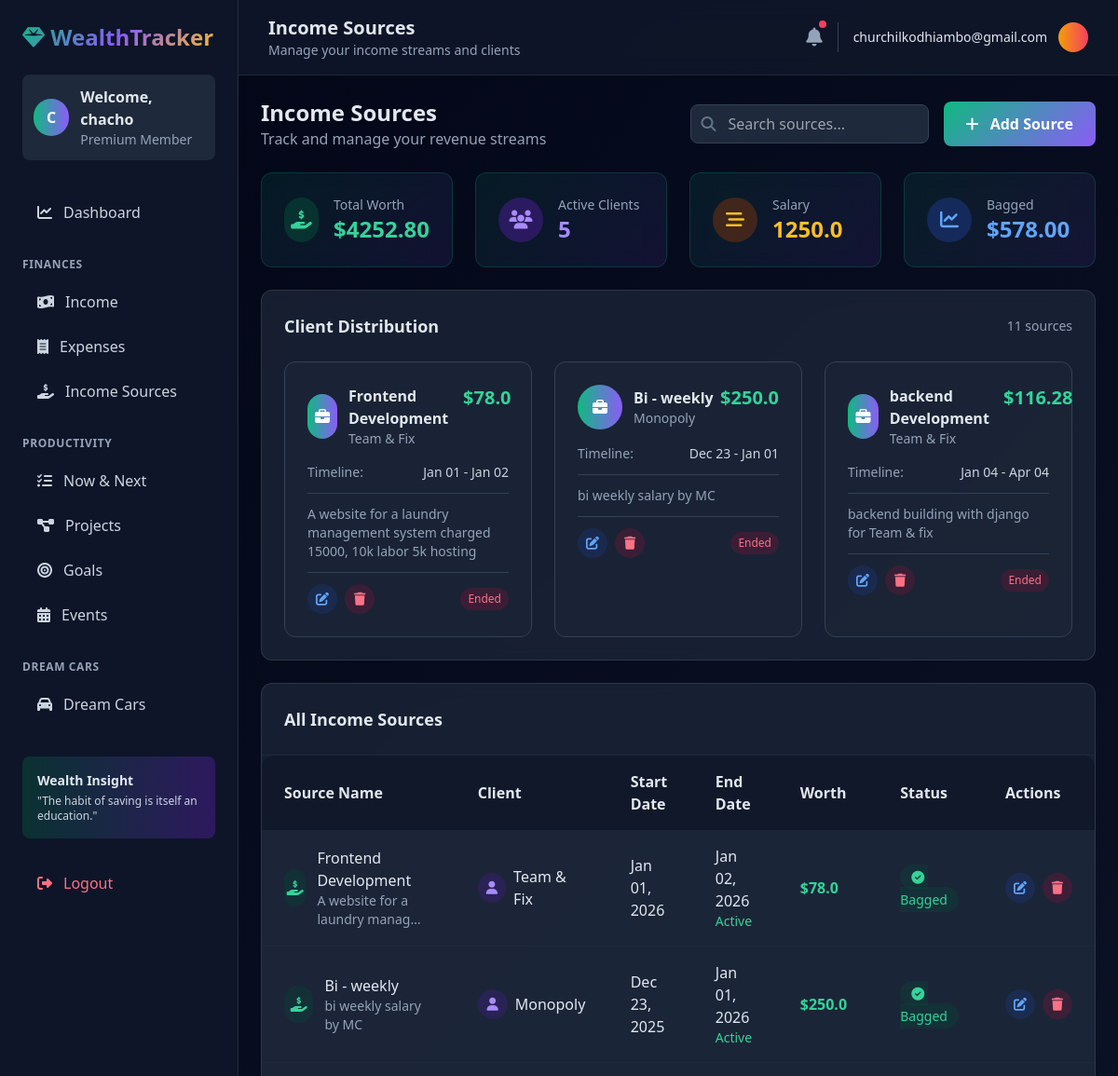
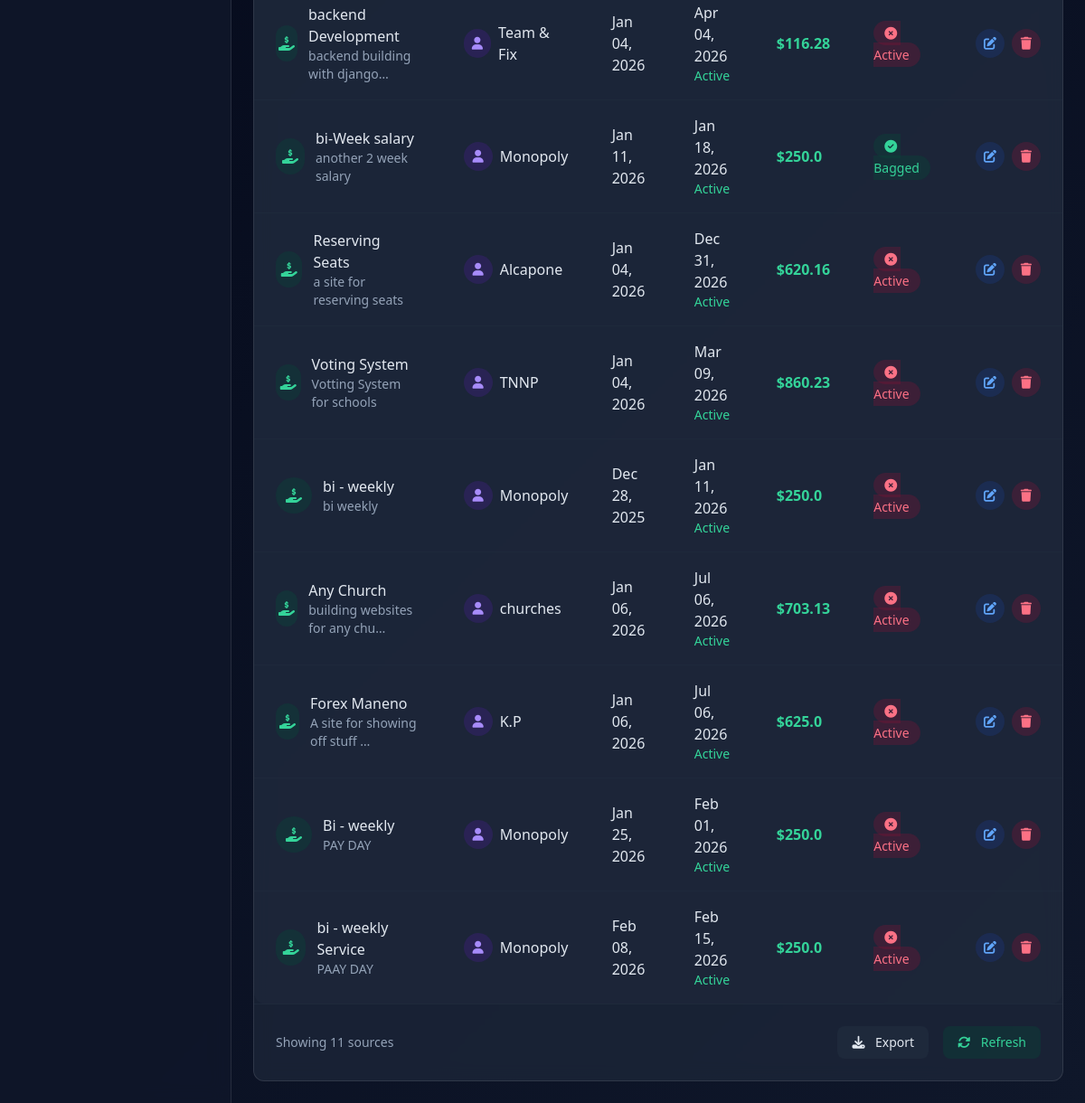
The page /incomesource/ (signed in) on the database as committed earlier (2 pictures, top to bottom).
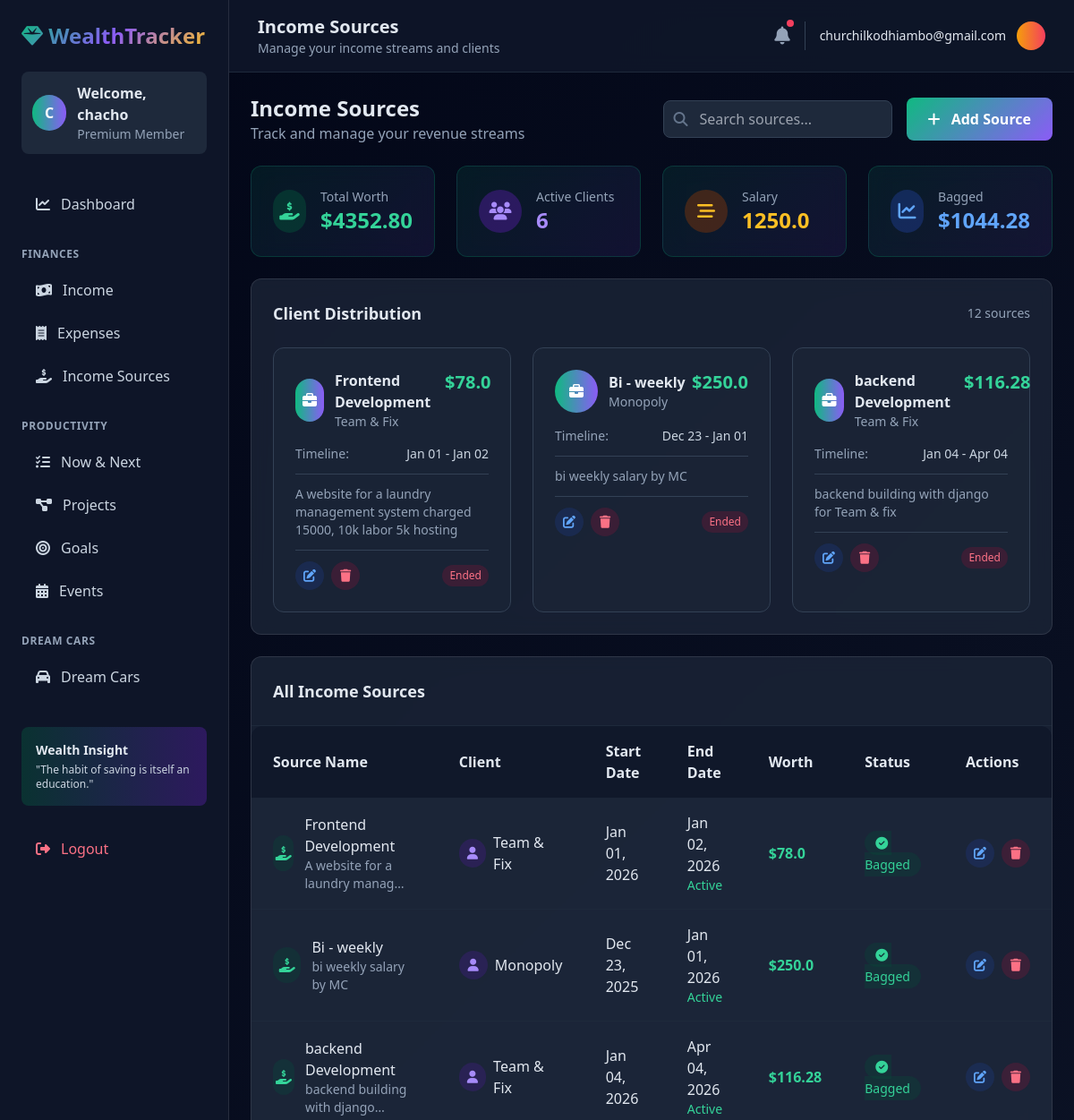
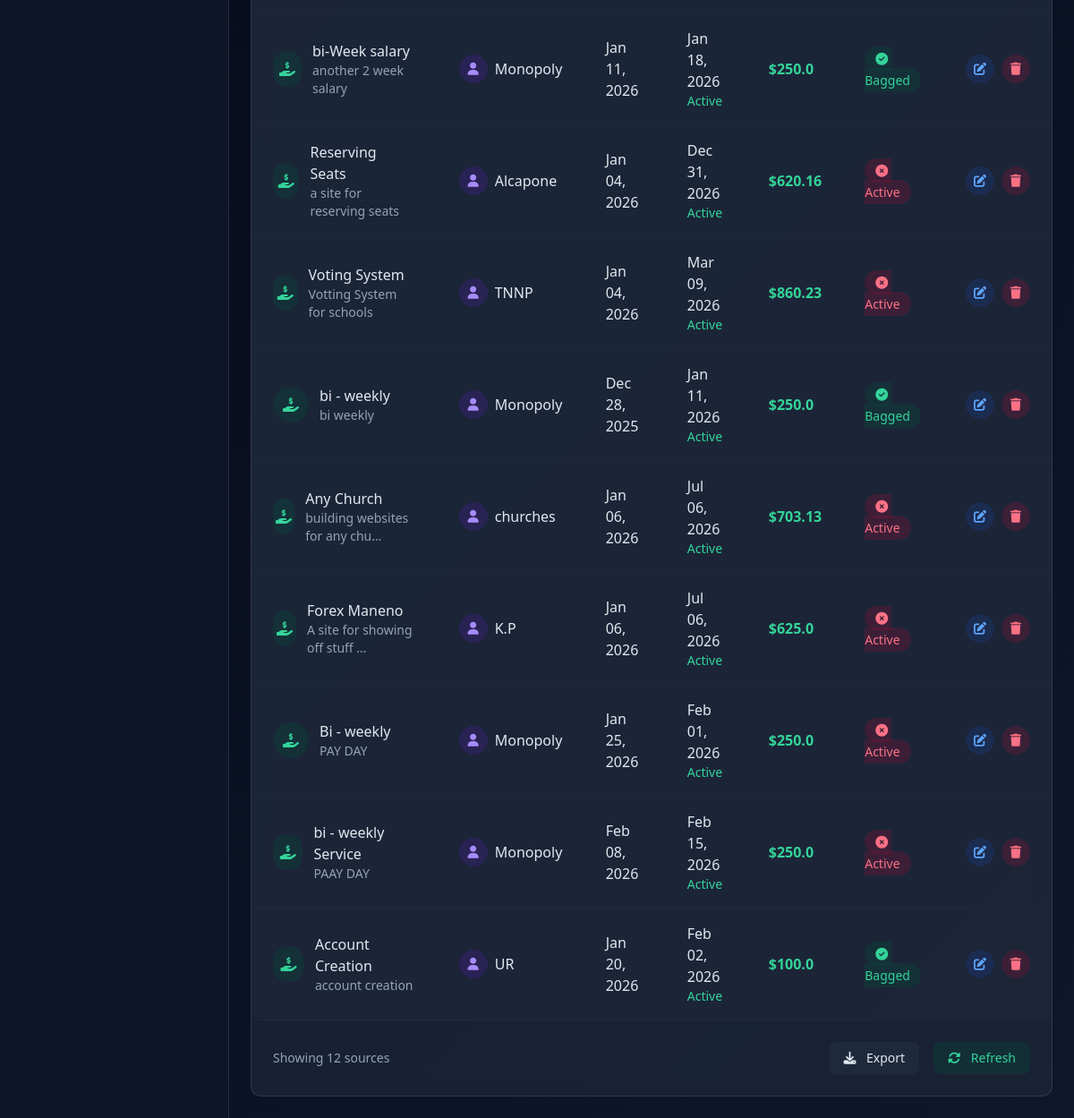
The same page on the database as committed later (2 pictures, top to bottom).
### Tracker/models.py (models this page shows, shortened)
class IncomeSource(models.Model):
    user = models.ForeignKey(User, on_delete=models.CASCADE, null=True, blank=True)
    name = models.CharField(max_length=100, default="")
    client = models.CharField(max_length=100, default="")
    start_date = models.DateTimeField(default=timezone.now)
    end_date = models.DateTimeField(default=timezone.now)
    worth = models.FloatField(default=0)
    got = models.BooleanField(default=False)
    description = models.TextField(default="")

### Tracker/views.py (the view)
# urls.py: path('incomesource/', views.IncomeSourceListView.as_view(), name='incomesource-list'),
class IncomeSourceListView(LoginRequiredMixin, ListView):
    model = IncomeSource
    template_name = 'tracker/incomesource_list.html'
    context_object_name = 'incomesources'
    def get_queryset(self):
        return IncomeSource.objects.filter(user=self.request.user)
    def get_context_data(self, **kwargs):
        context = super().get_context_data(**kwargs)
        total_worth = self.get_queryset().aggregate(Sum('worth'))['worth__sum'] or 0
        salary = IncomeSource.objects.filter(user=self.request.user, client="Monopoly").aggregate(Sum('worth'))['worth__sum'] or 0
        unique_clients = IncomeSource.objects.filter(user=self.request.user).values('client').exclude(client="Monopoly").distinct().count()
        bagged = IncomeSource.objects.filter(user=self.request.user, got=True).aggregate(Sum('worth'))['worth__sum'] or 0
        print("------------------------->", total_worth)
        context.update({
            'salary': salary,
            'clients': unique_clients,
            'total_worth': total_worth,
            'bagged': bagged
        })
        return context

### Tracker/templates/tracker/incomesource_list.html (shortened to what the changed rows need)
{% extends 'tracker/base.html' %}
{% load static %}
{% block header_title %}Income Sources{% endblock %}
{% block content %}
<div class="space-y-6">
    <div class="flex flex-col md:flex-row items-start md:items-center justify-between gap-4">
        <div>
            <h2 class="text-2xl font-bold">Income Sources</h2>
        </div>
    </div>
    <div class="grid grid-cols-1 md:grid-cols-4 gap-6">
        <div class="stat-card card p-6 rounded-xl">
            <div class="flex items-center">
                <div>
                    <p class="text-slate-400 text-sm">Total Worth</p>
                    <h3 class="text-2xl font-bold text-emerald-400">${{ total_worth|default:"0"|floatformat:2 }}</h3>
                </div>
            </div>
        </div>
        <div class="stat-card card p-6 rounded-xl">
            <div class="flex items-center">
                <div>
                    <p class="text-slate-400 text-sm">Active Clients</p>
                    <h3 class="text-2xl font-bold text-violet-400">{{ clients|default:"0" }}</h3>
                </div>
            </div>
        </div>
        <div class="stat-card card p-6 rounded-xl">
            <div class="flex items-center">
                <div>
                    <p class="text-slate-400 text-sm">Bagged</p>
                    <h3 class="text-2xl font-bold text-blue-400">${{ bagged|default:"0"|floatformat:2 }}</h3>
                </div>
            </div>
        </div>
    </div>
    <div class="card rounded-xl p-6">
        <div class="flex items-center justify-between mb-6">
            <h3 class="text-lg font-semibold">Client Distribution</h3>
            <span class="text-sm text-slate-400">{{ incomesources|length }} sources</span>
        </div>
        <div class="grid grid-cols-1 md:grid-cols-3 gap-6">
            {% for source in incomesources|slice:":3" %}
            <div class="bg-slate-800/50 rounded-xl p-6 border border-slate-700">
                <div class="flex items-start justify-between mb-4">
                    <div class="flex items-center">
                        <div class="w-12 h-12 bg-gradient-to-r from-emerald-500 to-violet-500 rounded-full flex items-center justify-center mr-3">
                            <i class="fas fa-briefcase text-white"></i>
                        </div>
                        <div>
                            <h4 class="font-bold">{{ source.name }}</h4>
                            <p class="text-sm text-slate-400">{{ source.client }}</p>
                        </div>
                    </div>
                    <span class="text-xl font-bold text-emerald-400">${{ source.worth }}</span>
                </div>
                <div class="space-y-3">
                    <div class="flex justify-between text-sm">
                        <span class="text-slate-400">Timeline:</span>
                        <span class="text-slate-300">{{ source.start_date|date:"M d" }} - {{ source.end_date|date:"M d" }}</span>
                    </div>
                    {% if source.description %}
                    <div class="pt-3 border-t border-slate-700">
                        <p class="text-sm text-slate-400">{{ source.description|truncatechars:80 }}</p>
                    </div>
                    {% endif %}
                    <div class="pt-3 border-t border-slate-700">
                        <div class="flex items-center justify-between">
                            <div class="flex items-center space-x-2">
                                <a href="{% url 'incomesource-update' source.pk %}"
                                   class="w-8 h-8 bg-blue-900/30 hover:bg-blue-900/50 rounded-full flex items-center justify-center text-blue-400 hover:text-blue-300">
                                    <i class="fas fa-edit text-sm"></i>
                                </a>
                                <a href="{% url 'incomesource-delete' source.pk %}"
                                   class="w-8 h-8 bg-rose-900/30 hover:bg-rose-900/50 rounded-full flex items-center justify-center text-rose-400 hover:text-rose-300">
                                    <i class="fas fa-trash text-sm"></i>
                                </a>
                            </div>
                            <span class="text-xs px-2 py-1 {% if source.end_date > now %}bg-emerald-900/30 text-emerald-400{% else %}bg-rose-900/30 text-rose-400{% endif %} rounded-full">
                                {% if source.end_date > now %}Active{% else %}Ended{% endif %}
                            </span>
                        </div>
                    </div>
                </div>
            </div>
            {% endfor %}
        </div>
    </div>
    <div class="card rounded-xl overflow-hidden">
        <div class="table-container">
            <table class="w-full">
                <thead class="table-header">
                    <tr>
                        <th class="py-4 px-6 text-left">Source Name</th>
                        <th class="py-4 px-6 text-left">Client</th>
                        <th class="py-4 px-6 text-left">Start Date</th>
                        <th class="py-4 px-6 text-left">End Date</th>
                        <th class="py-4 px-6 text-left">Worth</th>
                        <th class="py-4 px-6 text-left">Status</th>
                        <th class="py-4 px-6 text-left">Actions</th>
                    </tr>
                </thead>
                <tbody class="divide-y divide-slate-800">
                    {% for source in incomesources %}
                    <tr class="table-row">
                        <td class="py-4 px-6">
                            <div class="flex items-center">
                                <div class="w-10 h-10 bg-emerald-900/30 rounded-full flex items-center justify-center mr-3">
                                    <i class="fas fa-hand-holding-usd text-emerald-400"></i>
                                </div>
                                <div>
                                    <p class="font-medium">{{ source.name }}</p>
                                    <p class="text-sm text-slate-400">{{ source.description|truncatechars:30|default:"No description" }}</p>
                                </div>
                            </div>
                        </td>
                        <td class="py-4 px-6">
                            <div class="flex items-center">
                                <div class="w-8 h-8 bg-violet-900/30 rounded-full flex items-center justify-center mr-2">
                                    <i class="fas fa-user text-violet-400 text-sm"></i>
                                </div>
                                <span>{{ source.client }}</span>
                            </div>
                        </td>
                        <td class="py-4 px-6">{{ source.start_date|date:"M d, Y" }}</td>
                        <td class="py-4 px-6">
                            <div>
                                <p>{{ source.end_date|date:"M d, Y" }}</p>
                                <p class="text-sm {% if source.end_date < now %}text-rose-400{% else %}text-emerald-400{% endif %}">
                                    {% if source.end_date < now %}Ended{% else %}Active{% endif %}
                                </p>
                            </div>
                        </td>
                        <td class="py-4 px-6">
                            <span class="font-bold text-emerald-400">${{ source.worth }}</span>
                        </td>
                        <td class="py-4 px-6">
                            {% if source.got %}
                            <span class="px-3 py-1 bg-emerald-900/30 text-emerald-400 rounded-full text-sm">
                                <i class="fas fa-check-circle mr-1"></i> Bagged
                            </span>
                            {% else %}
                            <span class="px-3 py-1 bg-rose-900/30 text-rose-400 rounded-full text-sm">
                                <i class="fas fa-times-circle mr-1"></i> Active
                            </span>
                            {% endif %}
                        </td>
                        <td class="py-4 px-6">
                            <div class="flex items-center space-x-2">
                                <a href="{% url 'incomesource-update' source.pk %}"
                                   class="w-8 h-8 bg-blue-900/30 hover:bg-blue-900/50 rounded-full flex items-center justify-center text-blue-400 hover:text-blue-300">
                                    <i class="fas fa-edit text-sm"></i>
                                </a>
                                <a href="{% url 'incomesource-delete' source.pk %}"
                                   class="w-8 h-8 bg-rose-900/30 hover:bg-rose-900/50 rounded-full flex items-center justify-center text-rose-400 hover:text-rose-300">
                                    <i class="fas fa-trash text-sm"></i>
                                </a>
                            </div>
                        </td>
                    </tr>
                    {% endfor %}
                </tbody>
            </table>
        </div>
        <div class="p-6 border-t border-slate-800">
            <div class="flex flex-col md:flex-row items-center justify-between gap-4">
                <div class="text-sm text-slate-400">
                    Showing {{ incomesources|length }} source{{ incomesources|pluralize }}
                </div>
                <div class="flex items-center space-x-4">
                    <button class="px-4 py-2 bg-slate-800 hover:bg-slate-700 rounded-lg text-sm">
                    </button>
                    <button class="px-4 py-2 bg-emerald-900/30 hover:bg-emerald-900/50 text-emerald-400 rounded-lg text-sm">
                    </button>
                </div>
            </div>
        </div>
    </div>
</div>
{% endblock %}

Rows that differ between the two databases and show on the page:
changed IncomeSource "backend Development": got "Active" → "Bagged"
changed IncomeSource "bi - weekly": got "Active" → "Bagged"
added IncomeSource: name "Account Creation", description "account creation", client "UR", start_date "Jan 20, 2026", end_date "Feb 02, 2026", shows "Active", worth "100.0", got True (drawn), shown under "All Income Sources"
Other text that changed with them:
{{ total_worth|default:"0"|floatformat:2 }}: "4252.80" → "4352.80"
{{ clients|default:"0" }}: "5" → "6"
{{ bagged|default:"0"|floatformat:2 }}: "578.00" → "1044.28"
{{ incomesources|length }}: "11" → "12"
